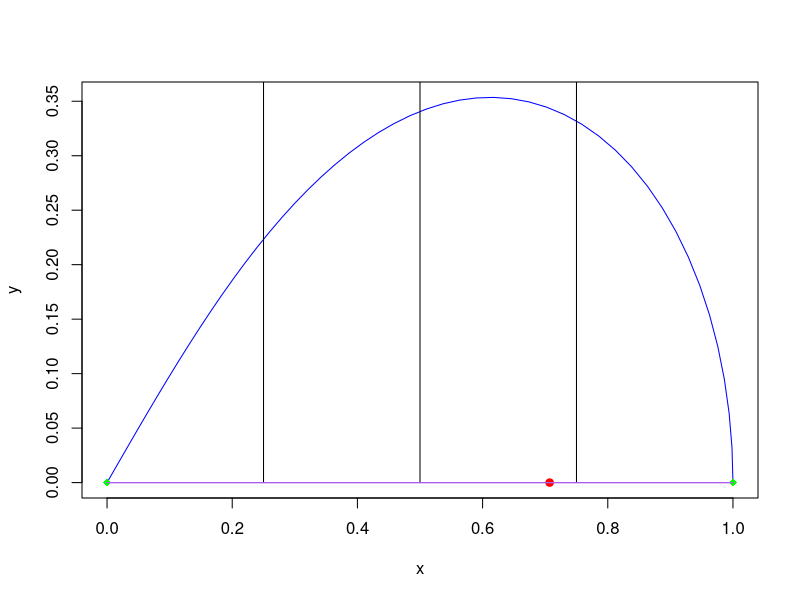

The R source for this figure:
#Función que dibuja una lemniscata en función del ancho de su hoja
dibujarLemniscata <- function(){
  
  #Calculamos las coordenadas de los puntos de la lemniscata para dibujarlos después
  t <- seq(0, pi/2, length=50) #Parámetro t de la curva
  x <- (cos(t))/(1+sin(t)^2)  #Coordenadas x de la curva
  y <- x*sin(t) #Coordenadas y de la curva
  
  #Calculamos los focos para pintarlos después
  foco1 = c(-1/sqrt(2), 0) #Foco izquierdo
  foco2 = c(1/sqrt(2), 0) #Foco derecho
  
  #Dibujamos la lemniscata
  plot(x, y, type='l', col='blue')
  #Dibujamos sus focos
  points(foco1[1], foco1[2], type='b', pch=19, col='red')
  points(foco2[1], foco2[2], type='b', pch=19, col='red')
  
}#end dibujarLemniscata


#Función que dibuja un punto
dibujarPuntoTriangulacion <- function(punto){
  points(punto[1], punto[2], type='o', pch=18, col='green')
}#fin dibujarPuntoTriangulacion

#Función que dibuja un punto
dibujarPunto <- function(punto){
  points(punto[1], punto[2], type='o', pch=4, col='green')
}#fin dibujarPuntoTriangulacion

#Función que dibuja un segmento dados dos puntos
dibujarSegmento <- function(punto1, punto2){
  segments(punto1[1], punto1[2], punto2[1], punto2[2], col="#AE5CEE")
}#fin dibujarSegmento

#Función que dibuja una linea dado un vector y un punto
dibujarLinea <- function(punto, vector){
  x <- seq(0, 1, length=10)
  a <- punto[1] + vector[1]*x
  y <- seq(0, 1, length=10)
  b <- punto[2] + vector[2]*y
  print(b)
  lines(a, b, type='l')
}

#Función que calcula el módulo de un vector
modulo <- function(vector){
  sqrt(vector[1]^2 + vector[2]^2)
}#fin dibujarLemniscata


#Función que calcula la mediatriz de un segmento dados dos puntos
calcularMediatriz <- function(punto1, punto2){
  mediatriz <- (1/2)*c(punto1[1]+punto2[1], punto1[2]+punto2[2])
}#fin calcularMediatriz


#Función que calcula el vector de la bisectriz de un segmento dados dos puntos
calcularVectorDirector <- function(punto1, punto2){
  #Calculamos el vector director del segmento
  vector <- c(punto2[1]-punto1[1], punto2[2]-punto1[2])
  
  #Calculamos el perpendicular
  vectorDirector <- c(-vector[2], vector[1])
}


#Función que aproxima el punto de intersección de la lemniscata con la bisectriz de un segmento
calcularSigPunto <- function(punto1, punto2){
  
  #Primero calculamos la mediatriz del segmento
  mediatriz <- calcularMediatriz(punto1, punto2)
  
  #Ahora calculamos el vector director de la bisectriz
  vectorDirector <- calcularVectorDirector(punto1, punto2)
  
  #Dibujamos la bisectriz
  dibujarLinea(mediatriz, vectorDirector)
  
}#fin calcularSigPunto




#Función recursiva que triagula la lemniscata
calcularAreaLemniscata <- function(profundidadMaxima, profundidadActual, puntoIzq, puntoDer, area){
  
  print(area)
  
  #Primero dibujamos el segmento que une los dos puntos de este paso de recursión
  dibujarSegmento(puntoIzq, puntoDer)
  
  print(paste0("Profundidad actual: ", profundidadActual))
  
  if(profundidadActual < profundidadMaxima){ #Comprobamos si hemos llegado a la profundidad buscada
  
    #Calculamos el siguiente punto de triangulación
    puntoTriangulacion <- calcularSigPunto(puntoIzq, puntoDer)
    #puntoTriangulacion <- calcularPuntoTriangulacion()
    mediatriz <- calcularMediatriz(puntoIzq, puntoDer)
    area <- area + 1
    
    #Calculamos la siguiente profundidad
    sigProfundidad = profundidadActual+1
    print("A la izquierda")
    area <- calcularAreaLemniscata(profundidadMaxima, sigProfundidad, puntoIzq, mediatriz, area) #Parte Izquierda
    print("A la derecha")
    area <- calcularAreaLemniscata(profundidadMaxima, sigProfundidad, mediatriz, puntoDer, area) #Parte Derecha
    
  }else{
    
    area <- area+1
    print("Llego al fondo y subimos de profundidad")
  }
  
  area
}#fin calcularAreaLemniscata


#Función main que contiene todo el proceso de resolución
main <- function(){
  #Definimos la "profundidad" del algoritmo de triangulación
  profundidadMaxima = 2;
  profundidadInicial = 0;
  
  #Dibujamos la lemniscata
  dibujarLemniscata()
  
  #Puntos iniciales del algoritmo
  origen <- c(0,0)
  t <- 0
  extremoDerLemniscata <- c(cos(t)/(1+sin(t)^2),cos(t)*sin(t)/(1+sin(t)^2)) #Coordenadas y de la curva)
  
  #Los dibujamos
  dibujarPuntoTriangulacion(origen)
  dibujarPuntoTriangulacion(extremoDerLemniscata)
  
  #Calculamos el área
  print(calcularAreaLemniscata(profundidadMaxima, 0, origen, extremoDerLemniscata, 0))

}#fin main


#Lanzamos el programa
#Función que aproxima el punto de intersección de la lemniscata con la bisectriz de un segmento
main()
